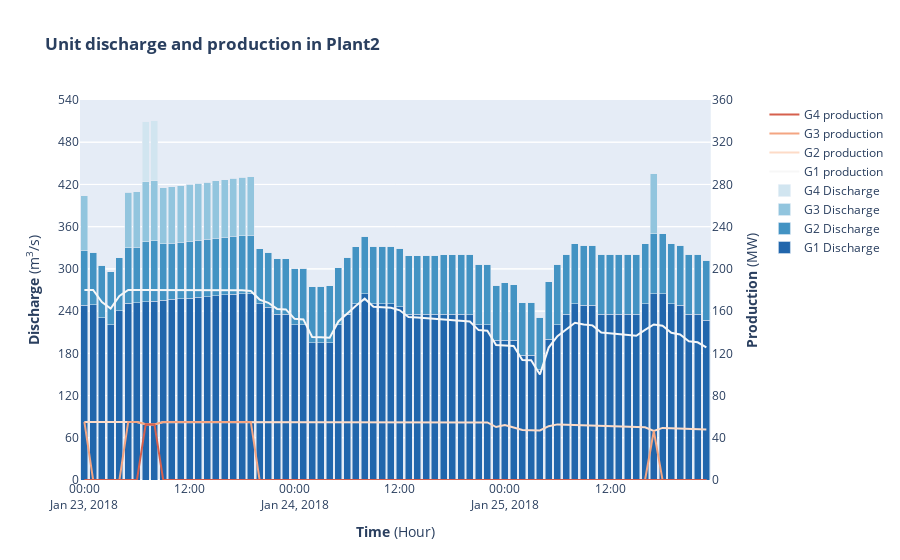

The notebook cell this image was saved under:
### Code cell
# Plotting discharge and production results from Plant 2

# Retrieving discharge results on generators
G1_discharge=shop.model.generator.Plant2_Generator1.discharge.get()
G2_discharge=shop.model.generator.Plant2_Generator2.discharge.get()
G3_discharge=shop.model.generator.Plant2_Generator3.discharge.get()
G4_discharge=shop.model.generator.Plant2_Generator4.discharge.get()

# Retrieving discharge results on generators
G1_production=shop.model.generator.Plant2_Generator1.production.get()
G2_production=shop.model.generator.Plant2_Generator2.production.get()
G3_production=shop.model.generator.Plant2_Generator3.production.get()
G4_production=shop.model.generator.Plant2_Generator4.production.get()

from plotly.subplots import make_subplots
fig = make_subplots(specs=[[{"secondary_y": True}]])
colorscale = px.colors.sequential.RdBu_r
fig.add_trace(go.Bar(x=G1_discharge.index, y=G1_discharge.values, name="G1 Discharge", marker_color=colorscale[1]), secondary_y=False)
fig.add_trace(go.Bar(x=G2_discharge.index, y=G2_discharge.values, name="G2 Discharge", marker_color=colorscale[2]), secondary_y=False)
fig.add_trace(go.Bar(x=G3_discharge.index, y=G3_discharge.values, name="G3 Discharge", marker_color=colorscale[3]), secondary_y=False)
fig.add_trace(go.Bar(x=G4_discharge.index, y=G4_discharge.values, name="G4 Discharge", marker_color=colorscale[4]), secondary_y=False)
fig.add_trace(go.Scatter(x=G1_production.index, y=G1_production.values, name="G1 production", marker_color=colorscale[5]), secondary_y=True)
fig.add_trace(go.Scatter(x=G2_production.index, y=G2_production.values, name="G2 production", marker_color=colorscale[6]), secondary_y=True)
fig.add_trace(go.Scatter(x=G3_production.index, y=G3_production.values, name="G3 production", marker_color=colorscale[7]), secondary_y=True)
fig.add_trace(go.Scatter(x=G4_production.index, y=G4_production.values, name="G4 production", marker_color=colorscale[8]), secondary_y=True)
fig.update_layout(title_text="<b>Unit discharge and production in Plant2</b>", barmode="stack")
fig.update_xaxes(title_text="<b>Time</b> (Hour)")
fig.update_yaxes(title_text="<b>Discharge</b> (m<sup>3</sup>/s)", secondary_y=False, range=[0, 540], tick0=60, dtick=60)
fig.update_yaxes(title_text="<b>Production</b> (MW)", secondary_y=True, range=[0, 360], tick0=40, dtick=40)
fig.show()
